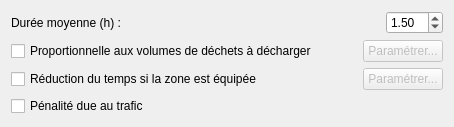
                   <widget class="QWidget" name="tab_7">
                    <attribute name="title">
                     <string>Déchargement</string>
                    </attribute>
                    <layout class="QVBoxLayout" name="verticalLayout_25">
                     <item>
                      <layout class="QHBoxLayout" name="horizontalLayout_22">
                       <item>
                        <widget class="QLabel" name="label_62">
                         <property name="sizePolicy">
                          <sizepolicy hsizetype="Preferred" vsizetype="Preferred">
                           <horstretch>0</horstretch>
                           <verstretch>0</verstretch>
                          </sizepolicy>
                         </property>
                         <property name="text">
                          <string>Durée moyenne (h) :</string>
                         </property>
                        </widget>
                       </item>
                       <item>
                        <widget class="QDoubleSpinBox" name="input_duree_base_dechgt">
                         <property name="sizePolicy">
                          <sizepolicy hsizetype="Fixed" vsizetype="Fixed">
                           <horstretch>0</horstretch>
                           <verstretch>0</verstretch>
                          </sizepolicy>
                         </property>
                         <property name="value">
                          <double>1.500000000000000</double>
                         </property>
                        </widget>
                       </item>
                      </layout>
                     </item>
                     <item>
                      <layout class="QHBoxLayout" name="horizontalLayout_25">
                       <item>
                        <widget class="QCheckBox" name="check_duree_selon_volume_2">
                         <property name="sizePolicy">
                          <sizepolicy hsizetype="Preferred" vsizetype="Preferred">
                           <horstretch>0</horstretch>
                           <verstretch>0</verstretch>
                          </sizepolicy>
                         </property>
                         <property name="text">
                          <string>Proportionnelle aux volumes de déchets à décharger</string>
                         </property>
                        </widget>
                       </item>
                       <item>
                        <spacer name="horizontalSpacer_4">
                         <property name="orientation">
                          <enum>Qt::Horizontal</enum>
                         </property>
                         <property name="sizeType">
                          <enum>QSizePolicy::Fixed</enum>
                         </property>
                         <property name="sizeHint" stdset="0">
                          <size>
                           <width>40</width>
                           <height>20</height>
                          </size>
                         </property>
                        </spacer>
                       </item>
                       <item>
                        <widget class="QPushButton" name="pushButton_11">
                         <property name="enabled">
                          <bool>false</bool>
                         </property>
                         <property name="sizePolicy">
                          <sizepolicy hsizetype="Maximum" vsizetype="Fixed">
                           <horstretch>0</horstretch>
                           <verstretch>0</verstretch>
                          </sizepolicy>
                         </property>
                         <property name="text">
                          <string>Paramétrer...</string>
                         </property>
                        </widget>
                       </item>
                      </layout>
                     </item>
                     <item>
                      <layout class="QHBoxLayout" name="horizontalLayout_29">
                       <item>
                        <widget class="QCheckBox" name="checkBox_duree_reduite_4">
                         <property name="enabled">
                          <bool>true</bool>
                         </property>
                         <property name="text">
                          <string>Réduction du temps si la zone est équipée</string>
                         </property>
                        </widget>
                       </item>
                       <item>
                        <spacer name="horizontalSpacer_5">
                         <property name="orientation">
                          <enum>Qt::Horizontal</enum>
                         </property>
                         <property name="sizeType">
                          <enum>QSizePolicy::Fixed</enum>
                         </property>
                         <property name="sizeHint" stdset="0">
                          <size>
                           <width>40</width>
                           <height>20</height>
                          </size>
                         </property>
                        </spacer>
                       </item>
                       <item>
                        <widget class="QPushButton" name="pushButton_12">
                         <property name="enabled">
                          <bool>false</bool>
                         </property>
                         <property name="sizePolicy">
                          <sizepolicy hsizetype="Maximum" vsizetype="Fixed">
                           <horstretch>0</horstretch>
                           <verstretch>0</verstretch>
                          </sizepolicy>
                         </property>
                         <property name="text">
                          <string>Paramétrer...</string>
                         </property>
                        </widget>
                       </item>
                      </layout>
                     </item>
                     <item>
                      <widget class="QCheckBox" name="checkBox_18">
                       <property name="sizePolicy">
                        <sizepolicy hsizetype="Preferred" vsizetype="Fixed">
                         <horstretch>0</horstretch>
                         <verstretch>0</verstretch>
                        </sizepolicy>
                       </property>
                       <property name="text">
                        <string>Pénalité due au trafic</string>
                       </property>
                      </widget>
                     </item>
                    </layout>
                   </widget>
